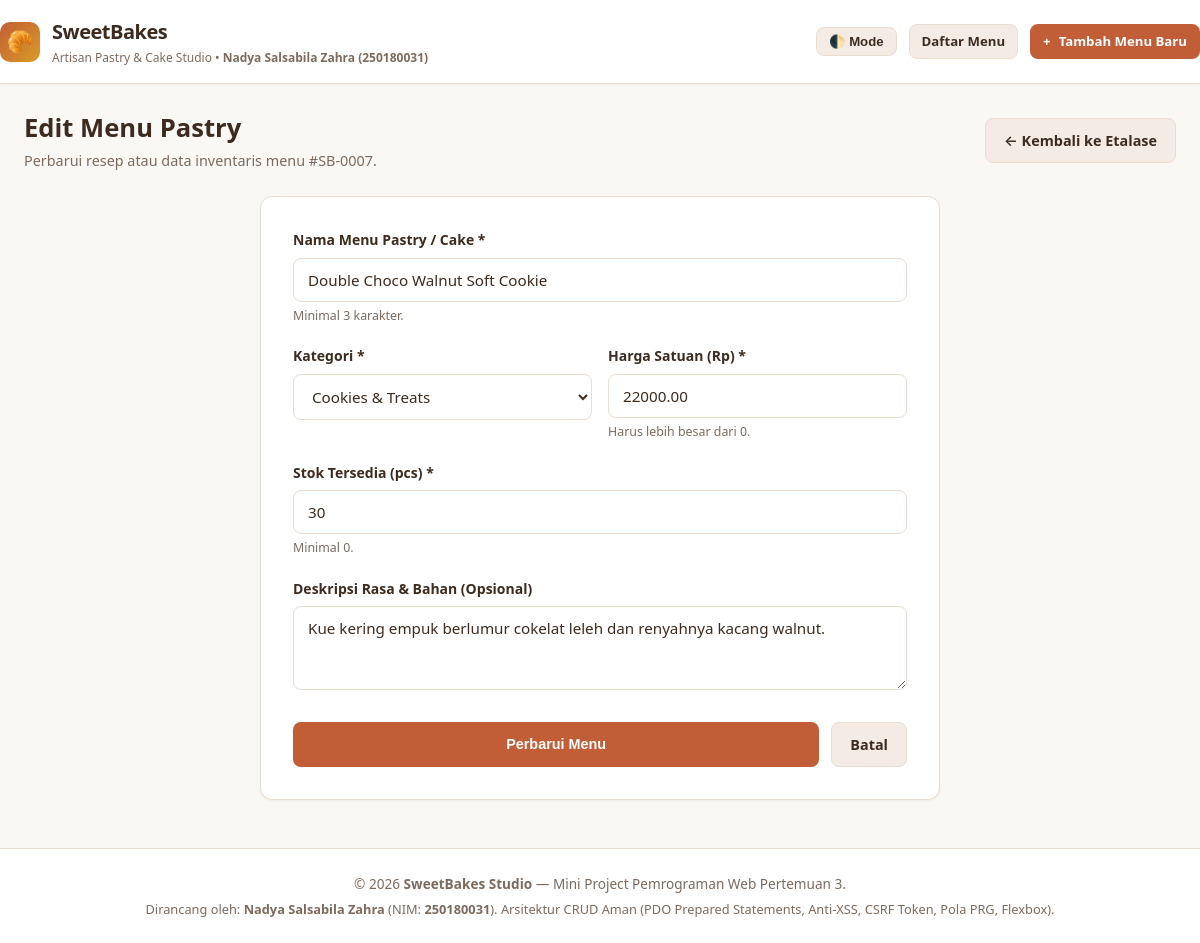
The page /edit.php?id=7 on the database its author committed.
### tables this page shows
CREATE TABLE `products` (
    `id`          INT AUTO_INCREMENT PRIMARY KEY,
    `name`        VARCHAR(150)   NOT NULL UNIQUE,
    `category`    VARCHAR(60)    NOT NULL DEFAULT 'Pastry',
    `description` TEXT           NULL,
    `price`       DECIMAL(12, 2) NOT NULL,
    `stock`       INT            NOT NULL DEFAULT 0,
    `created_at`  TIMESTAMP      DEFAULT CURRENT_TIMESTAMP,
    `updated_at`  TIMESTAMP      DEFAULT CURRENT_TIMESTAMP ON UPDATE CURRENT_TIMESTAMP
);

### config/db.php (called while the page is built, shortened)
<?php
function e($value) {
    return htmlspecialchars((string)($value ?? ''), ENT_QUOTES, 'UTF-8');
}

### edit.php (the view, shortened to what this page needs)
<?php
require_once __DIR__ . '/config/db.php';
$id = isset($_GET['id']) && is_numeric($_GET['id']) ? (int)$_GET['id'] : 0;
$stmt = $pdo->prepare("SELECT * FROM products WHERE id = :id");
$stmt->execute([':id' => $id]);
$product = $stmt->fetch();
$errors = [];
$name = $product['name'];
$category = $product['category'];
$price = $product['price'];
$stock = $product['stock'];
$description = $product['description'];
include __DIR__ . '/header.php';
?>
<div style="margin: 24px 0 16px 0; display: flex; justify-content: space-between; align-items: center; flex-wrap: wrap; gap: 12px;">
    <div>
        <h2 style="font-size: 1.6rem; font-weight: 700;">Edit Menu Pastry</h2>
        <p style="color: var(--text-muted); font-size: 0.9rem;">Perbarui resep atau data inventaris menu #SB-<?= str_pad((string)$id, 4, '0', STR_PAD_LEFT); ?>.</p>
    </div>
    <a href="index.php" class="btn btn-secondary">
        &larr; Kembali ke Etalase
    </a>
</div>
<div class="form-box">
    <form method="POST" action="edit.php?id=<?= (int)$id; ?>" novalidate>
        <div class="form-group">
            <label for="name">Nama Menu Pastry / Cake *</label>
            <input type="text" id="name" name="name" class="form-control <?= isset($errors['name']) ? 'is-invalid' : ''; ?>"
                   value="<?= e($name); ?>" required>
            <?php if (isset($errors['name'])): ?>
                <div class="invalid-msg"><?= e($errors['name']); ?></div>
            <?php else: ?>
                <div class="hint">Minimal 3 karakter.</div>
            <?php endif; ?>
        </div>
        <div class="form-row">
            <div class="form-group">
                <label for="category">Kategori *</label>
                <select id="category" name="category" class="form-control <?= isset($errors['category']) ? 'is-invalid' : ''; ?>" required>
                    <?php
                    $categoriesPreset = ['Pastry', 'Artisan Cake', 'Cupcake & Muffin', 'Cookies & Treats', 'Bread & Loaf'];
                    foreach ($categoriesPreset as $c): ?>
                        <option value="<?= e($c); ?>" <?= $category === $c ? 'selected' : ''; ?>>
                            <?= e($c); ?>
                        </option>
                    <?php endforeach; ?>
                </select>
            </div>
            <div class="form-group">
                <label for="price">Harga Satuan (Rp) *</label>
                <input type="number" id="price" name="price" step="500" min="1" class="form-control <?= isset($errors['price']) ? 'is-invalid' : ''; ?>"
                       value="<?= e($price); ?>" required>
                <?php if (isset($errors['price'])): ?>
                    <div class="invalid-msg"><?= e($errors['price']); ?></div>
                <?php else: ?>
                    <div class="hint">Harus lebih besar dari 0.</div>
                <?php endif; ?>
            </div>
        </div>
        <div class="form-group">
            <label for="stock">Stok Tersedia (pcs) *</label>
            <input type="number" id="stock" name="stock" min="0" class="form-control <?= isset($errors['stock']) ? 'is-invalid' : ''; ?>"
                   value="<?= e($stock); ?>" required>
            <?php if (isset($errors['stock'])): ?>
                <div class="invalid-msg"><?= e($errors['stock']); ?></div>
            <?php else: ?>
                <div class="hint">Minimal 0.</div>
            <?php endif; ?>
        </div>
        <div class="form-group">
            <label for="description">Deskripsi Rasa &amp; Bahan (Opsional)</label>
            <textarea id="description" name="description" rows="3" class="form-control"><?= e($description); ?></textarea>
        </div>
        <div style="display: flex; gap: 12px; margin-top: 24px;">
            <button type="submit" class="btn btn-primary" style="flex: 1; justify-content: center;">
                Perbarui Menu
            </button>
            <a href="index.php" class="btn btn-secondary">Batal</a>
        </div>
    </form>
</div>
<?php include __DIR__ . '/footer.php'; ?>

### assets/style.css (style rules this page uses)
*, *::before, *::after { box-sizing: border-box; margin: 0; padding: 0; }
:root { --font-main: 'Segoe UI', system-ui, -apple-system, sans-serif; --font-mono: 'Consolas', monospace; --bg-page: #faf8f5; --bg-surface: #ffffff; --bg-card: #ffffff; --border-color: #ebdcd0; --text-primary: #3d2b1f; --text-muted: #7d6a5d; --brand-primary: #c25e37; --brand-primary-hover: #a84d28; --brand-secondary: #f4ece4; --brand-secondary-hover: #e8ded4; --accent-gold: #d99b26; --badge-pastry: #d97706; --badge-cake: #be185d; --badge-cupcake: #8b5cf6; --badge-cookies: #059669; --badge-bread: #0284c7; --status-success: #15803d; --status-success-bg: #dcfce7; --status-danger: #b91c1c; --status-danger-bg: #fee2e2; --shadow-sm: 0 1px 3px rgba(61, 43, 31, 0.05); --shadow-md: 0 4px 12px rgba(61, 43, 31, 0.08); --shadow-lg: 0 10px 24px rgba(61, 43, 31, 0.12); --radius: 12px; }
body { font-family: var(--font-main); background-color: var(--bg-page); color: var(--text-primary); line-height: 1.6; min-height: 100vh; display: flex; flex-direction: column; transition: background-color 0.2s ease, color 0.2s ease; }
.form-box { background-color: var(--bg-card); border: 1px solid var(--border-color); border-radius: var(--radius); padding: 32px; max-width: 680px; margin: 24px auto 48px auto; box-shadow: var(--shadow-sm); }
.form-group { margin-bottom: 20px; }
.form-group label { display: block; font-weight: 600; font-size: 0.875rem; margin-bottom: 6px; }
.form-group .hint { font-size: 0.775rem; color: var(--text-muted); margin-top: 4px; }
.form-control { width: 100%; padding: 11px 14px; border: 1px solid var(--border-color); border-radius: 8px; background-color: var(--bg-surface); color: var(--text-primary); font-size: 0.95rem; font-family: inherit; transition: border-color 0.15s ease, box-shadow 0.15s ease; }
.form-row { display: flex; flex-wrap: wrap; gap: 16px; }
.form-row .form-group { flex: 1 1 220px; }
.btn { display: inline-flex; align-items: center; gap: 8px; padding: 10px 18px; font-size: 0.9rem; font-weight: 600; border-radius: 8px; text-decoration: none; border: 1px solid transparent; cursor: pointer; transition: all 0.15s ease; }
.btn-primary { background-color: var(--brand-primary); color: #ffffff; }
.btn-secondary { background-color: var(--brand-secondary); color: var(--text-primary); border-color: var(--border-color); }

### rows shown on the page
products: name "Double Choco Walnut Soft Cookie", price "22000.00", stock "30", description "Kue kering empuk berlumur cokelat leleh dan renyahnya kacang walnut."

### other values the page prints
str_pad((string)$id, 4, '0', STR_PAD_LEFT) "0007"
form field category "Cookies & Treats"
